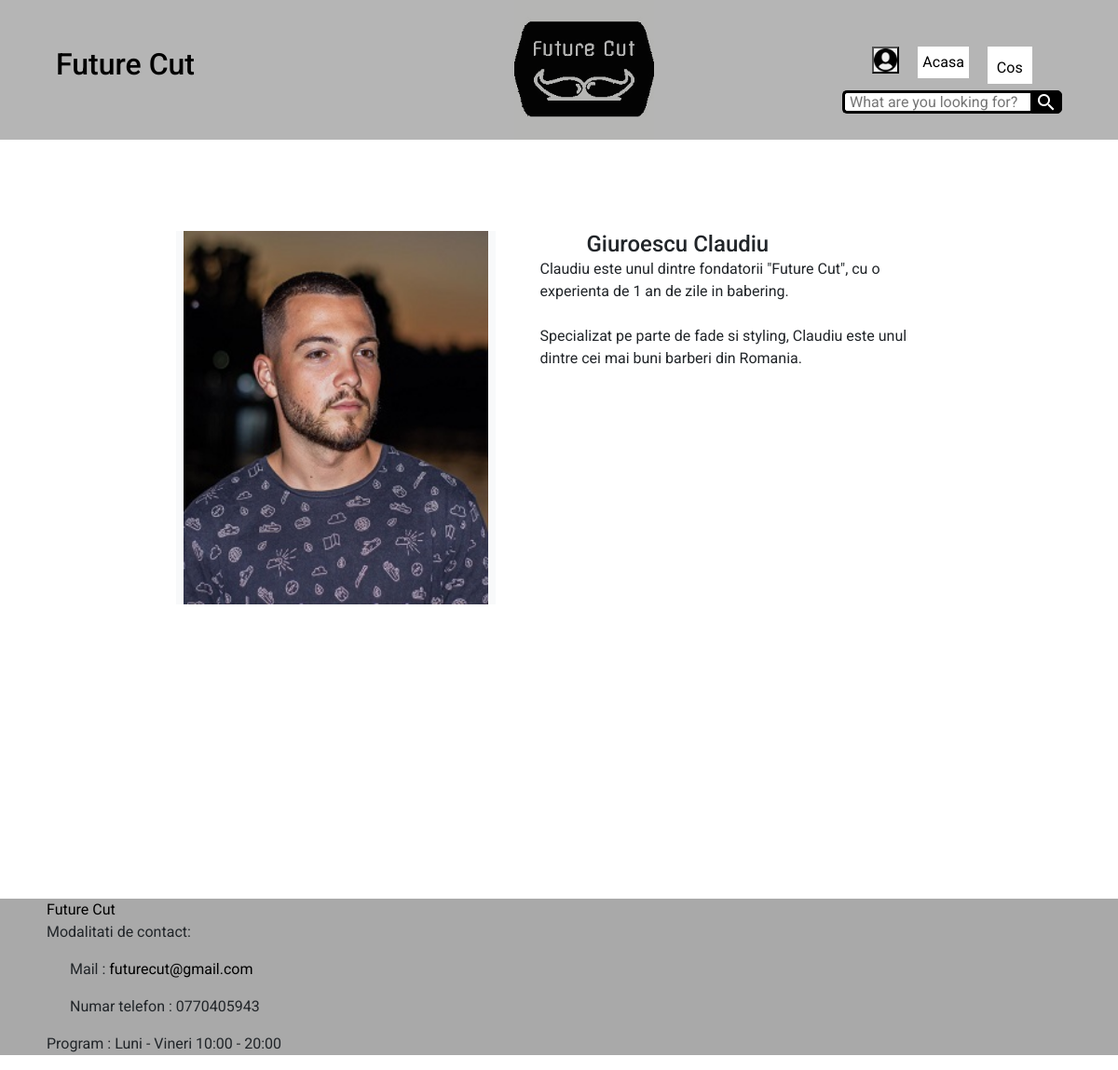
The app's page /frizer1/1/ (signed in) with its own data.
### store/models.py (models this page shows, shortened)
class Frizer(models.Model):
    title = models.CharField(max_length=255)
    image = models.ImageField(upload_to='images/')
    slug = models.SlugField(max_length=255)
    description = models.TextField(blank=True)
    class Meta:
        verbose_name_plural = 'Frizeri'

### store/views.py (the view)
# urls.py: path('frizer1/<str:slug>/', views.frizer_detail, name='frizer_detail'),
def frizer_detail(request, slug):
    frizer = get_object_or_404(Frizer, slug=slug)
    return render(request, 'store/frizeri_detail.html',{"frizer":frizer})

### store/views.py (called while the page is built)
def categories(request):
    return {
        'categories': Category.objects.all()
    }

### templates/store/frizeri_detail.html (shortened to what this page needs)
{% extends "store/base.html" %}
{% load static %}
{% block content %}
<div class="container">
    <main class="pt-5">
        <div class="row g-3">
            <div class="col-md-5 col-lg-5 order-md-first bg-light">
                <img class="img-fluid mx-auto d-block" width="200px" alt="Responsive image" src="{{ frizer.image.url }}">
            </div>
            <div class="col-md-7 col-lg-7 ps-md-3 ps-lg-5">
                <h1 class="mb-0 h4">{{ frizer.title }}</h1>
                <div class="descriere">
                    <p id="desriereprodus">{{ frizer.description|linebreaksbr }}</p>
                </div>
            </div>
        </div>
    </main>
</div>
{% endblock %}

### static/css/styles.css (style rules this page uses)
* { margin: 0; padding: 0; box-sizing: border-box; font-family: "Roboto", sans-serif; }
h1 { margin-left: 50px; margin-top: 50px; font-size: 25px; }
img { display: block; width: 100%; }
.container, .container-products { display: flex; justify-content: center; flex-wrap: wrap; margin-top: 50px; padding-bottom: 100px; }
.descriere { display: flex; max-width: 500px; word-wrap: break-word; }

### records on screen
Frizer: image (picture), title "Giuroescu Claudiu", description "Claudiu este unul dintre fondatorii \"Future Cut\", cu o experienta de 1 an de zile in babering. Specializat pe parte de fade si styling, Claudiu este unul dintre cei mai buni barberi din Romania."
